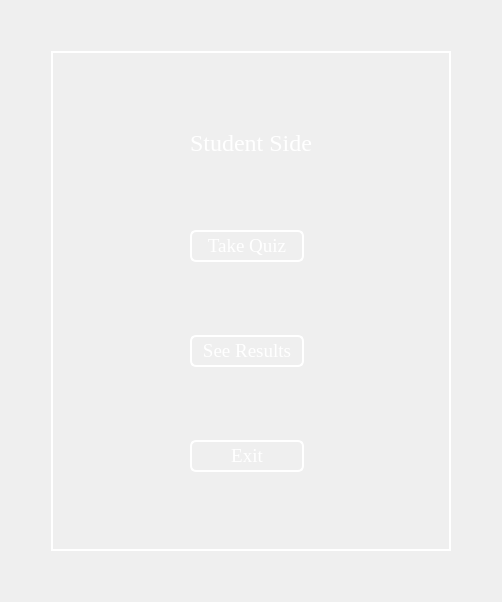
      <widget class="QWidget" name="page_6">
       <layout class="QGridLayout" name="gridLayout_8">
        <item row="1" column="2">
         <spacer name="horizontalSpacer_7">
          <property name="orientation">
           <enum>Qt::Horizontal</enum>
          </property>
          <property name="sizeHint" stdset="0">
           <size>
            <width>40</width>
            <height>20</height>
           </size>
          </property>
         </spacer>
        </item>
        <item row="1" column="1">
         <widget class="QFrame" name="frame_4">
          <property name="minimumSize">
           <size>
            <width>400</width>
            <height>500</height>
           </size>
          </property>
          <property name="styleSheet">
           <string notr="true"> border:2px solid #ffffff;</string>
          </property>
          <property name="frameShape">
           <enum>QFrame::StyledPanel</enum>
          </property>
          <property name="frameShadow">
           <enum>QFrame::Raised</enum>
          </property>
          <layout class="QGridLayout" name="gridLayout_7">
           <item row="4" column="0">
            <widget class="QPushButton" name="pushButton_11">
             <property name="font">
              <font>
               <family>Times New Roman</family>
               <pointsize>14</pointsize>
              </font>
             </property>
             <property name="styleSheet">
              <string notr="true">QPushButton{
background:none;
 border:2px solid #ffffff;
 border-radius:6px;
 color:#ffffff;
 padding-top:3px;
 padding-bottom:3px;
max-width:110px;
}
     QPushButton:hover{
	color: rgb(255, 255, 255);
	border-color: rgb(195, 206, 224);
}</string>
             </property>
             <property name="text">
              <string>Exit</string>
             </property>
            </widget>
           </item>
           <item row="2" column="0">
            <widget class="QPushButton" name="pushButton_9">
             <property name="font">
              <font>
               <family>Times New Roman</family>
               <pointsize>14</pointsize>
              </font>
             </property>
             <property name="styleSheet">
              <string notr="true">QPushButton{
background:none;
 border:2px solid #ffffff;
 border-radius:6px;
 color:#ffffff;
 padding-top:3px;
 padding-bottom:3px;
max-width:110px;
}
     QPushButton:hover{
	color: rgb(255, 255, 255);
	border-color: rgb(195, 206, 224);
}</string>
             </property>
             <property name="text">
              <string>Take Quiz</string>
             </property>
            </widget>
           </item>
           <item row="0" column="0">
            <widget class="QLabel" name="label_17">
             <property name="sizePolicy">
              <sizepolicy hsizetype="Preferred" vsizetype="Fixed">
               <horstretch>0</horstretch>
               <verstretch>0</verstretch>
              </sizepolicy>
             </property>
             <property name="font">
              <font>
               <family>Times New Roman</family>
               <pointsize>18</pointsize>
              </font>
             </property>
             <property name="styleSheet">
              <string notr="true">color: rgb(255, 255, 255);
 border:none;</string>
             </property>
             <property name="text">
              <string>Student Side</string>
             </property>
             <property name="alignment">
              <set>Qt::AlignCenter</set>
             </property>
            </widget>
           </item>
           <item row="3" column="0">
            <widget class="QPushButton" name="pushButton_10">
             <property name="font">
              <font>
               <family>Times New Roman</family>
               <pointsize>14</pointsize>
              </font>
             </property>
             <property name="styleSheet">
              <string notr="true">QPushButton{
background:none;
 border:2px solid #ffffff;
 border-radius:6px;
 color:#ffffff;
 padding-top:3px;
 padding-bottom:3px;
max-width:110px;
}
     QPushButton:hover{
	color: rgb(255, 255, 255);
	border-color: rgb(195, 206, 224);
}</string>
             </property>
             <property name="text">
              <string>See Results</string>
             </property>
            </widget>
           </item>
          </layout>
         </widget>
        </item>
        <item row="0" column="1">
         <spacer name="verticalSpacer_5">
          <property name="orientation">
           <enum>Qt::Vertical</enum>
          </property>
          <property name="sizeHint" stdset="0">
           <size>
            <width>20</width>
            <height>40</height>
           </size>
          </property>
         </spacer>
        </item>
        <item row="1" column="0">
         <spacer name="horizontalSpacer_6">
          <property name="orientation">
           <enum>Qt::Horizontal</enum>
          </property>
          <property name="sizeHint" stdset="0">
           <size>
            <width>40</width>
            <height>20</height>
           </size>
          </property>
         </spacer>
        </item>
        <item row="2" column="1">
         <spacer name="verticalSpacer_6">
          <property name="orientation">
           <enum>Qt::Vertical</enum>
          </property>
          <property name="sizeHint" stdset="0">
           <size>
            <width>20</width>
            <height>40</height>
           </size>
          </property>
         </spacer>
        </item>
       </layout>
      </widget>
